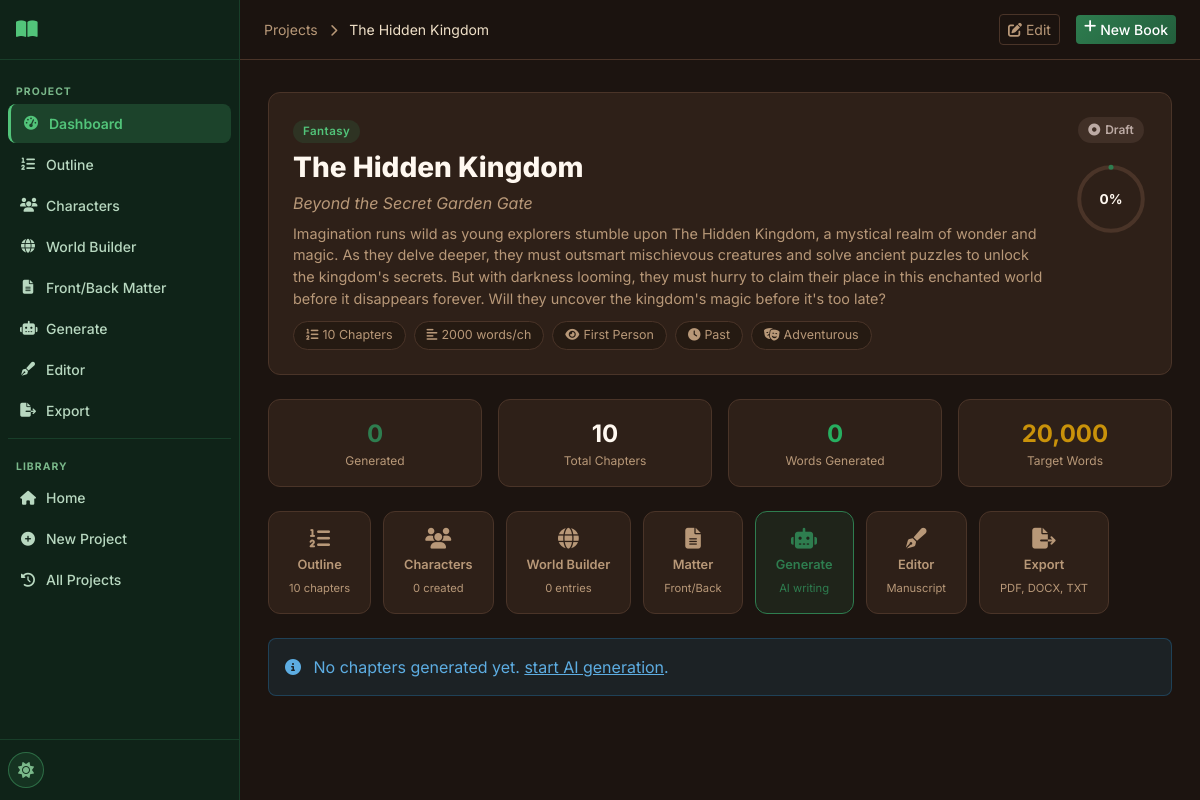
/project/14, run on the app's committed database.
### tables this page shows
CREATE TABLE projects (
    id INTEGER PRIMARY KEY AUTOINCREMENT,
    title TEXT NOT NULL,
    subtitle TEXT DEFAULT '',
    genre TEXT DEFAULT 'Fantasy',
    audience TEXT DEFAULT 'Adult',
    description TEXT DEFAULT '',
    language TEXT DEFAULT 'English',
    story_type TEXT DEFAULT 'Novel',
    writing_style TEXT DEFAULT 'Descriptive',
    point_of_view TEXT DEFAULT 'Third Person Limited',
    tense TEXT DEFAULT 'Past',
    tone TEXT DEFAULT 'Adventurous',
    num_chapters INTEGER DEFAULT 10,
    words_per_chapter INTEGER DEFAULT 2000,
    creativity_level TEXT DEFAULT 'balanced',
    temperature REAL DEFAULT 0.7,
    top_p REAL DEFAULT 0.9,
    max_tokens INTEGER DEFAULT 4096,
    status TEXT DEFAULT 'draft',
    current_chapter INTEGER DEFAULT 0,
    total_words INTEGER DEFAULT 0,
    cover_prompt TEXT DEFAULT '',
    include_images INTEGER DEFAULT 0,
    images_per_chapter INTEGER DEFAULT 1,
    image_style TEXT DEFAULT 'Realistic',
    created_at TIMESTAMP DEFAULT CURRENT_TIMESTAMP,
    updated_at TIMESTAMP DEFAULT CURRENT_TIMESTAMP
);

### routes/projects.py (the view)
@bp.route('/project/<int:project_id>')
def project_detail(project_id):
    db = get_db()
    project = db.execute('SELECT * FROM projects WHERE id = ?', (project_id,)).fetchone()
    if not project:
        return redirect(url_for('main.history'))
    chapters = db.execute(
        'SELECT * FROM chapters WHERE project_id = ? ORDER BY chapter_number',
        (project_id,)
    ).fetchall()
    outline = db.execute(
        'SELECT * FROM outline WHERE project_id = ? ORDER BY order_index, chapter_number',
        (project_id,)
    ).fetchall()
    char_count = db.execute('SELECT COUNT(*) FROM characters WHERE project_id = ?', (project_id,)).fetchone()[0]
    world_count = db.execute('SELECT COUNT(*) FROM worldbuilding WHERE project_id = ?', (project_id,)).fetchone()[0]
    outline_count = len(outline)
    generated_count = sum(1 for c in chapters if c['status'] == 'generated')
    total_words = sum(c['word_count'] for c in chapters)
    target_words = (project['num_chapters'] or 10) * (project['words_per_chapter'] or 2000)
    progress = int((generated_count / project['num_chapters'] * 100)) if project['num_chapters'] else 0
    groq_configured = bool(get_setting(db, 'groq_api_key'))
    return render_template('project_detail.html',
                           project=project, chapters=chapters, outline=outline,
                           char_count=char_count, world_count=world_count,
                           outline_count=outline_count, generated_count=generated_count,
                           total_words=total_words, target_words=target_words,
                           progress=progress, groq_configured=groq_configured)

### database/__init__.py (called while the page is built)
def get_db():
    if 'db' not in g:
        db_path = current_app.config['DATABASE']
        os.makedirs(os.path.dirname(db_path), exist_ok=True)
        g.db = sqlite3.connect(db_path)
        g.db.row_factory = sqlite3.Row
        g.db.execute('PRAGMA foreign_keys = ON')
        g.db.execute('PRAGMA journal_mode = WAL')
    return g.db

### utils/helpers.py (called while the page is built)
def get_setting(db, key, default=''):
    row = db.execute('SELECT value FROM settings WHERE key = ?', (key,)).fetchone()
    return row['value'] if row else default

### templates/project_detail.html (shortened to what this page needs)
{% extends "base.html" %}
{% block breadcrumb %}
<a href="{{ url_for('main.history') }}" class="text-muted text-decoration-none">Projects</a>
<i class="fas fa-chevron-right mx-2 text-muted small"></i>
{{ project.title[:30] }}{% if project.title|length > 30 %}…{% endif %}
{% endblock %}
{% block topnav_actions %}
<a href="{{ url_for('projects.edit_project', project_id=project.id) }}" class="btn btn-outline-secondary btn-sm me-2">
  <i class="fas fa-edit me-1"></i>Edit
</a>
{% endblock %}
{% block content %}
<div class="project-hero mb-4">
  <div class="project-hero-info">
    <div class="genre-badge genre-{{ project.genre | lower | replace(' ', '-') | replace('/', '-') }} mb-2">{{ project.genre }}</div>
    <h1 class="project-hero-title">{{ project.title }}</h1>
    {% if project.subtitle %}<p class="project-hero-subtitle">{{ project.subtitle }}</p>{% endif %}
    <p class="project-hero-desc">{{ project.description }}</p>
    <div class="project-meta-tags">
      <span class="meta-tag"><i class="fas fa-list-ol me-1"></i>{{ project.num_chapters }} Chapters</span>
      <span class="meta-tag"><i class="fas fa-align-left me-1"></i>{{ project.words_per_chapter }} words/ch</span>
      <span class="meta-tag"><i class="fas fa-eye me-1"></i>{{ project.point_of_view }}</span>
      <span class="meta-tag"><i class="fas fa-clock me-1"></i>{{ project.tense }}</span>
      <span class="meta-tag"><i class="fas fa-theater-masks me-1"></i>{{ project.tone }}</span>
    </div>
  </div>
  <div class="project-hero-actions">
    <div class="status-pill status-{{ project.status }} mb-2">
      {% if project.status == 'completed' %}<i class="fas fa-check-circle"></i>
      {% elif project.status == 'generating' %}<i class="fas fa-spinner fa-spin"></i>
      {% elif project.status == 'paused' %}<i class="fas fa-pause-circle"></i>
      {% else %}<i class="fas fa-circle-dot"></i>{% endif %}
      {{ project.status | title }}
    </div>
    <div class="progress-display">
      <div class="progress-circle">
        <svg viewBox="0 0 36 36">
          <circle cx="18" cy="18" r="15.9" fill="none" stroke="var(--border-color)" stroke-width="2"/>
          <circle cx="18" cy="18" r="15.9" fill="none" stroke="var(--primary)" stroke-width="2.5"
                  stroke-dasharray="{{ progress }}, 100" stroke-linecap="round" transform="rotate(-90 18 18)"/>
        </svg>
        <span>{{ progress }}%</span>
      </div>
    </div>
  </div>
</div>
<div class="row g-3 mb-4">
  <div class="col-6 col-md-3">
    <div class="mini-stat">
      <div class="mini-stat-value text-primary">{{ generated_count }}</div>
      <div class="mini-stat-label">Generated</div>
    </div>
  </div>
  <div class="col-6 col-md-3">
    <div class="mini-stat">
      <div class="mini-stat-value">{{ project.num_chapters }}</div>
      <div class="mini-stat-label">Total Chapters</div>
    </div>
  </div>
  <div class="col-6 col-md-3">
    <div class="mini-stat">
      <div class="mini-stat-value text-success">{{ '{:,}'.format(total_words) }}</div>
      <div class="mini-stat-label">Words Generated</div>
    </div>
  </div>
  <div class="col-6 col-md-3">
    <div class="mini-stat">
      <div class="mini-stat-value text-warning">{{ '{:,}'.format(target_words) }}</div>
      <div class="mini-stat-label">Target Words</div>
    </div>
  </div>
</div>
<div class="quick-actions mb-4">
  <a href="{{ url_for('outline.outline_page', project_id=project.id) }}" class="quick-action-btn">
    <i class="fas fa-list-ol"></i>
    <span>Outline</span>
    <small>{{ outline_count }} chapters</small>
  </a>
  <a href="{{ url_for('characters.characters_page', project_id=project.id) }}" class="quick-action-btn">
    <i class="fas fa-users"></i>
    <span>Characters</span>
    <small>{{ char_count }} created</small>
  </a>
  <a href="{{ url_for('worldbuilding.worldbuilding_page', project_id=project.id) }}" class="quick-action-btn">
    <i class="fas fa-globe"></i>
    <span>World Builder</span>
    <small>{{ world_count }} entries</small>
  </a>
  <a href="{{ url_for('matter.matter_page', project_id=project.id) }}" class="quick-action-btn">
    <i class="fas fa-file-alt"></i>
    <span>Matter</span>
    <small>Front/Back</small>
  </a>
  <a href="{{ url_for('chapters.generation_page', project_id=project.id) }}" class="quick-action-btn highlight">
    <i class="fas fa-robot"></i>
    <span>Generate</span>
    <small>AI writing</small>
  </a>
  <a href="{{ url_for('editor.editor_page', project_id=project.id) }}" class="quick-action-btn">
    <i class="fas fa-pen-fancy"></i>
    <span>Editor</span>
    <small>Manuscript</small>
  </a>
  <a href="{{ url_for('exports.export_page', project_id=project.id) }}" class="quick-action-btn">
    <i class="fas fa-file-export"></i>
    <span>Export</span>
    <small>PDF, DOCX, TXT</small>
  </a>
</div>
{% if chapters %}
<div class="section-header mb-3">
  <h2 class="section-title">Chapters</h2>
  <a href="{{ url_for('chapters.generation_page', project_id=project.id) }}" class="btn btn-primary btn-sm">
    <i class="fas fa-robot me-1"></i>Generate More
  </a>
</div>
<div class="chapters-grid">
  {% for ch in chapters %}
  <div class="chapter-item chapter-status-{{ ch.status }}">
    <div class="chapter-num">Ch. {{ ch.chapter_number }}</div>
    <div class="chapter-info">
      <div class="chapter-title">{{ ch.chapter_title or 'Untitled Chapter' }}</div>
      <div class="chapter-meta">
        <span class="chapter-words">{{ '{:,}'.format(ch.word_count) }} words</span>
        <span class="chapter-badge badge-{{ ch.status }}">{{ ch.status }}</span>
      </div>
    </div>
    {% if ch.status == 'generated' %}
    <div class="d-flex gap-2 ms-auto">
      <a href="{{ url_for('chapters.chapter_view', project_id=project.id, chapter_id=ch.id) }}" class="btn btn-sm btn-outline-primary">
        Read
      </a>
      <a href="{{ url_for('editor.editor_page', project_id=project.id) }}?chapter={{ ch.id }}" class="btn btn-sm btn-outline-secondary" title="Edit in Editor">
        <i class="fas fa-pen"></i>
      </a>
    </div>
    {% elif ch.status == 'generating' %}
    <span class="spinner-border spinner-border-sm text-primary ms-auto"></span>
    {% endif %}
  </div>
  {% endfor %}
</div>
{% else %}
<div class="alert alert-info">
  <i class="fas fa-info-circle me-2"></i>
  No chapters generated yet.
  <a href="{{ url_for('chapters.generation_page', project_id=project.id) }}">start AI generation</a>.
</div>
{% endif %}
{% endblock %}

### data on the page
projects: title "The Hidden Kingdom", genre "Fantasy", subtitle "Beyond the Secret Garden Gate", description "Imagination runs wild as young explorers stumble upon The Hidden Kingdom, a mystical realm of wonder and magic. As they delve deeper, they must outsmart mischievous creatures and solve ancient puzzles to unlock the kingdom's secrets. But with darkness looming, they must hurry to claim their place in this enchanted world before it disappears forever. Will they uncover the kingdom's magic before it's too late?", num_chapters "10", words_per_chapter "2000", point_of_view "First Person", tense "Past", tone "Adventurous", status "Draft"

### other printed values
{{ progress }} "0"
{{ generated_count }} "0"
{{ '{:,}'.format(total_words) }} "0"
{{ '{:,}'.format(target_words) }} "20,000"
{{ outline_count }} "10"
{{ char_count }} "0"
{{ world_count }} "0"
